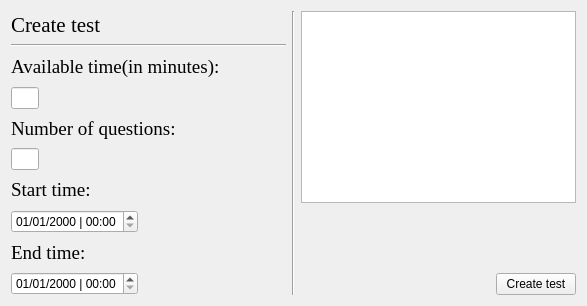
<?xml version="1.0" encoding="UTF-8"?>
<ui version="4.0">
 <class>CreateTest</class>
 <widget class="QWidget" name="CreateTest">
  <property name="geometry">
   <rect>
    <x>0</x>
    <y>0</y>
    <width>587</width>
    <height>306</height>
   </rect>
  </property>
  <property name="windowTitle">
   <string>Create test</string>
  </property>
  <property name="styleSheet">
   <string notr="true">QLineEdit, QPlainTextEdit, QComboBox, QRadioButton, QPushButton, QDateTimeEdit
{
font: 15px &quot;Times New Roman&quot;;
}
</string>
  </property>
  <layout class="QHBoxLayout" name="horizontalLayout_8">
   <item>
    <layout class="QHBoxLayout" name="horizontalLayout_7">
     <item>
      <layout class="QVBoxLayout" name="verticalLayout">
       <item>
        <widget class="QLabel" name="createTestTitleLabel">
         <property name="font">
          <font>
           <family>Times New Roman</family>
           <pointsize>16</pointsize>
          </font>
         </property>
         <property name="text">
          <string>Create test</string>
         </property>
        </widget>
       </item>
       <item>
        <widget class="Line" name="line_2">
         <property name="orientation">
          <enum>Qt::Horizontal</enum>
         </property>
        </widget>
       </item>
       <item>
        <widget class="QLabel" name="availableTimeLabel">
         <property name="font">
          <font>
           <family>Times New Roman</family>
           <pointsize>14</pointsize>
          </font>
         </property>
         <property name="text">
          <string>Available time(in minutes):</string>
         </property>
        </widget>
       </item>
       <item>
        <layout class="QHBoxLayout" name="horizontalLayout" stretch="1,9">
         <item>
          <widget class="QLineEdit" name="timeInput"/>
         </item>
         <item>
          <spacer name="horizontalSpacer">
           <property name="orientation">
            <enum>Qt::Horizontal</enum>
           </property>
           <property name="sizeHint" stdset="0">
            <size>
             <width>40</width>
             <height>20</height>
            </size>
           </property>
          </spacer>
         </item>
        </layout>
       </item>
       <item>
        <widget class="QLabel" name="numberOfQuestionsLabel">
         <property name="font">
          <font>
           <family>Times New Roman</family>
           <pointsize>14</pointsize>
          </font>
         </property>
         <property name="text">
          <string>Number of questions:</string>
         </property>
        </widget>
       </item>
       <item>
        <layout class="QHBoxLayout" name="horizontalLayout_4" stretch="1,9">
         <item>
          <widget class="QLineEdit" name="numberOfQuestionsInput"/>
         </item>
         <item>
          <spacer name="horizontalSpacer_4">
           <property name="orientation">
            <enum>Qt::Horizontal</enum>
           </property>
           <property name="sizeHint" stdset="0">
            <size>
             <width>40</width>
             <height>20</height>
            </size>
           </property>
          </spacer>
         </item>
        </layout>
       </item>
       <item>
        <widget class="QLabel" name="startTimeLabel">
         <property name="font">
          <font>
           <family>Times New Roman</family>
           <pointsize>14</pointsize>
          </font>
         </property>
         <property name="text">
          <string>Start time:</string>
         </property>
        </widget>
       </item>
       <item>
        <layout class="QHBoxLayout" name="horizontalLayout_2">
         <item>
          <widget class="QDateTimeEdit" name="startTimeInput">
           <property name="displayFormat">
            <string>dd/MM/yyyy | hh:mm</string>
           </property>
          </widget>
         </item>
         <item>
          <spacer name="horizontalSpacer_2">
           <property name="orientation">
            <enum>Qt::Horizontal</enum>
           </property>
           <property name="sizeHint" stdset="0">
            <size>
             <width>40</width>
             <height>20</height>
            </size>
           </property>
          </spacer>
         </item>
        </layout>
       </item>
       <item>
        <widget class="QLabel" name="endTimeLabel">
         <property name="font">
          <font>
           <family>Times New Roman</family>
           <pointsize>14</pointsize>
          </font>
         </property>
         <property name="text">
          <string>End time:</string>
         </property>
        </widget>
       </item>
       <item>
        <layout class="QHBoxLayout" name="horizontalLayout_3">
         <item>
          <widget class="QDateTimeEdit" name="endTimeInput">
           <property name="displayFormat">
            <string>dd/MM/yyyy | hh:mm</string>
           </property>
          </widget>
         </item>
         <item>
          <spacer name="horizontalSpacer_3">
           <property name="orientation">
            <enum>Qt::Horizontal</enum>
           </property>
           <property name="sizeHint" stdset="0">
            <size>
             <width>40</width>
             <height>20</height>
            </size>
           </property>
          </spacer>
         </item>
        </layout>
       </item>
      </layout>
     </item>
    </layout>
   </item>
   <item>
    <widget class="Line" name="line">
     <property name="orientation">
      <enum>Qt::Vertical</enum>
     </property>
    </widget>
   </item>
   <item>
    <layout class="QVBoxLayout" name="verticalLayout_2">
     <item>
      <widget class="QTableWidget" name="domainTableWidget">
       <property name="styleSheet">
        <string notr="true">QTableWidget
{
	font: 15px &quot;Times New Roman&quot;;
}

QHeaderView::section 
{
    background-color: silver;
    border: none;
	font-family: Times new Roman;
	font-size: 16px;
}

QTableWidget::item:selected
{ 
background-color: rgb(36, 36, 36);
color: white;
}</string>
       </property>
       <property name="editTriggers">
        <set>QAbstractItemView::NoEditTriggers</set>
       </property>
       <property name="selectionMode">
        <enum>QAbstractItemView::SingleSelection</enum>
       </property>
       <property name="selectionBehavior">
        <enum>QAbstractItemView::SelectRows</enum>
       </property>
      </widget>
     </item>
     <item>
      <spacer name="verticalSpacer">
       <property name="orientation">
        <enum>Qt::Vertical</enum>
       </property>
       <property name="sizeHint" stdset="0">
        <size>
         <width>20</width>
         <height>40</height>
        </size>
       </property>
      </spacer>
     </item>
     <item>
      <layout class="QHBoxLayout" name="horizontalLayout_5">
       <item>
        <spacer name="horizontalSpacer_6">
         <property name="orientation">
          <enum>Qt::Horizontal</enum>
         </property>
         <property name="sizeHint" stdset="0">
          <size>
           <width>40</width>
           <height>20</height>
          </size>
         </property>
        </spacer>
       </item>
       <item>
        <widget class="QPushButton" name="createTestButton">
         <property name="text">
          <string>Create test</string>
         </property>
        </widget>
       </item>
      </layout>
     </item>
    </layout>
   </item>
  </layout>
 </widget>
 <layoutdefault spacing="6" margin="11"/>
 <resources/>
 <connections/>
</ui>
